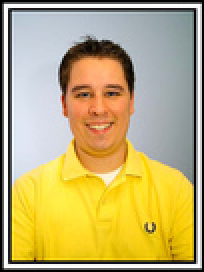
#> input picture Adaptive Boosting for Face Detection/Test-Images/chris.png, 102 x 136 px, given as the content of the folder E:/Sem 4/CV/Projects/Project02/TrainingImages/FACES/, which was not available (shown 2 times larger)
$ python Training.py
#> lines starting #> are read from the running program, lines starting #| are printed output that depends on the picture; pictures that were not available may be replaced by others from this repository, and a replacement may not be noted
### Adaptive Boosting for Face Detection/Code/PreProcess.py
"""
Created on Fri Mar 20 09:37:43 2020

@author: Poorvi Rai
"""

import numpy
import os
import pylab

from matplotlib import pyplot, image


class IntegrateImage:

    def __init__(self, fileName = None, label = None, Mat = None):
        if fileName != None:
            self.imgName = fileName
            self.img = image.imread(fileName)

            if len(self.img.shape) == 3:
                self.img = self.img[:,:, 1]

        else:
            assert Mat != None
            self.img = Mat

        self.label = label
        self.vecImg = IntegrateImage._integrateImg(IntegrateImage._normalization(self.img)).transpose().flatten()


    @staticmethod
    def _integrateImg(image):
        assert image.__class__ == numpy.ndarray

        row, col = image.shape
        iImg = numpy.zeros((row, col))
        iImg = image.cumsum(axis=1).cumsum(axis=0)

        return iImg


    @staticmethod
    def _normalization(image):
        assert image.__class__ == numpy.ndarray

        row, col = image.shape
        stdImg = numpy.zeros((row, col))
        meanVal = image.mean()
        stdValue = image.std()

        if stdValue == 0:
            stdValue = 1

        stdImg = (image - meanVal)/stdValue

        return stdImg


    # [7 lines left out: function show, not called in this run]


class ImageSet:
    def __init__(self, imgDir = None, label = None, sampleNum = None):
#> called with sampleNum = 4800
        assert isinstance(imgDir, str)

        self.imgDir = imgDir
        self.fileList = os.listdir(imgDir)
        self.fileList.sort()

        if sampleNum == None:
            self.sampleNum = len(self.fileList)
        else:
            self.sampleNum = sampleNum

        self.curFileIdx = self.sampleNum
        self.label = label

        self.images = [None for _ in range(self.sampleNum)]

        processed = -10.
        for i in range(self.sampleNum):
            self.images[i] = IntegrateImage(imgDir + self.fileList[i], label)

            if i % (self.sampleNum / 10) == 0:
                processed += 10.
                print ("Loading ", processed, "%")
#> this loop made 2 passes
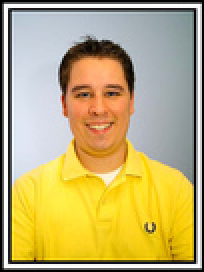
#> input picture Adaptive Boosting for Face Detection/Test-Images/chris.png, 102 x 136 px, given as the content of the folder E:/Sem 4/CV/Projects/Project02/TrainingImages/FACES/, which was not available (shown 2 times larger)
#> pass 1, in __init__, `self.img = self.img[:,:, 1]`:
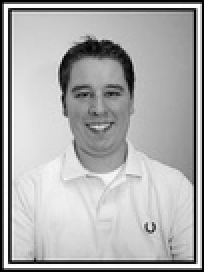
#> self.img: shape (136, 102) float32 (shown 2 times larger); min 0, max 1, mean 0.681
#> pass 1, in _integrateImg, `iImg = image.cumsum(axis=1).cumsum(axis=0)`:
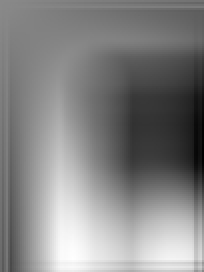
#> iImg: shape (136, 102) float32 (shown 2 times larger); min -1548.4, max 1308.6, mean -67.9; drawn with min black and max white

        print ("Loading  100 %\n")


    # [5 lines left out: function readNextImg, not called in this run]

### Adaptive Boosting for Face Detection/Code/Training.py
"""
Created on Sun Mar 22 01:13:58 2020

@author: Poorvi Rai
"""

from Config import POSITIVE_SAMPLE, NEGATIVE_SAMPLE, TRAINING_IMG_HEIGHT, TRAINING_IMG_WIDTH, FEATURE_NUM
from Config import ADABOOST_LIMIT, ADABOOST_CACHE_FILE, TRAINING_FACE, TRAINING_NONFACE
from AdaBoost import AdaBoost, getCachedModel
from HaarFeature import Feature
from PreProcess import ImageSet

import os
import numpy

#> (the run stopped early here; a loop or call above may not have finished)

$ run again, on Adaptive Boosting for Face Detection/Test-Images/ew-courtney-david.png
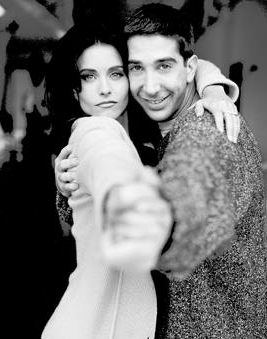
#> input picture Adaptive Boosting for Face Detection/Test-Images/ew-courtney-david.png, 267 x 339 px, given as the content of the folder E:/Sem 4/CV/Projects/Project02/TrainingImages/FACES/, which was not available
#> the loop in __init__, `for i in range(self.sampleNum):` made 2 passes
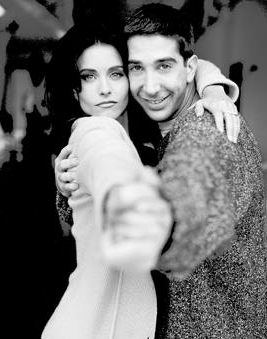
#> input picture Adaptive Boosting for Face Detection/Test-Images/ew-courtney-david.png, 267 x 339 px, given as the content of the folder E:/Sem 4/CV/Projects/Project02/TrainingImages/FACES/, which was not available
#> pass 1, in _integrateImg, `iImg = image.cumsum(axis=1).cumsum(axis=0)`:
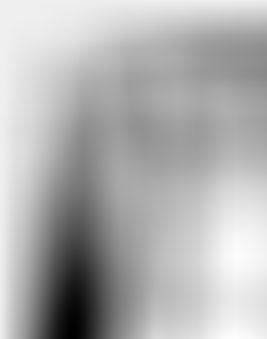
#> iImg: shape (339, 267) float32; min -20514.2, max 1314.8, mean -5344.8; drawn with min black and max white
